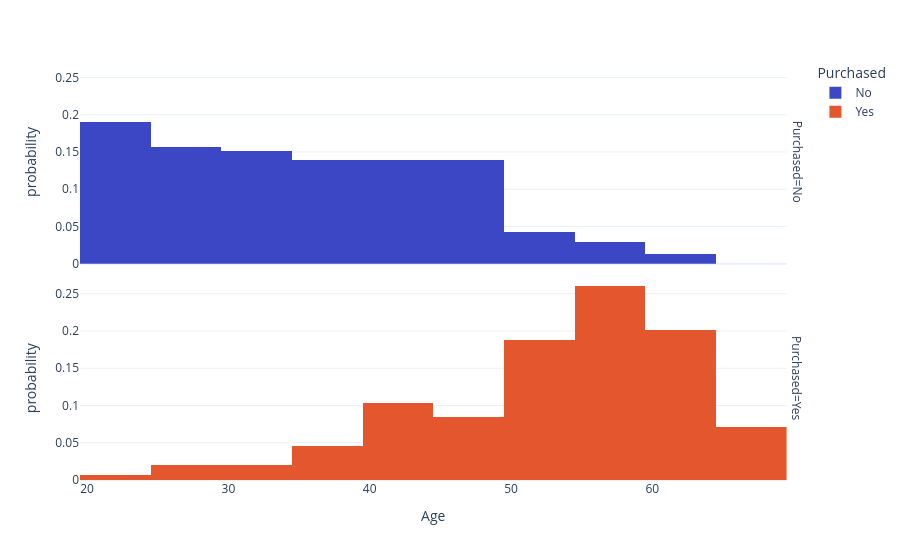
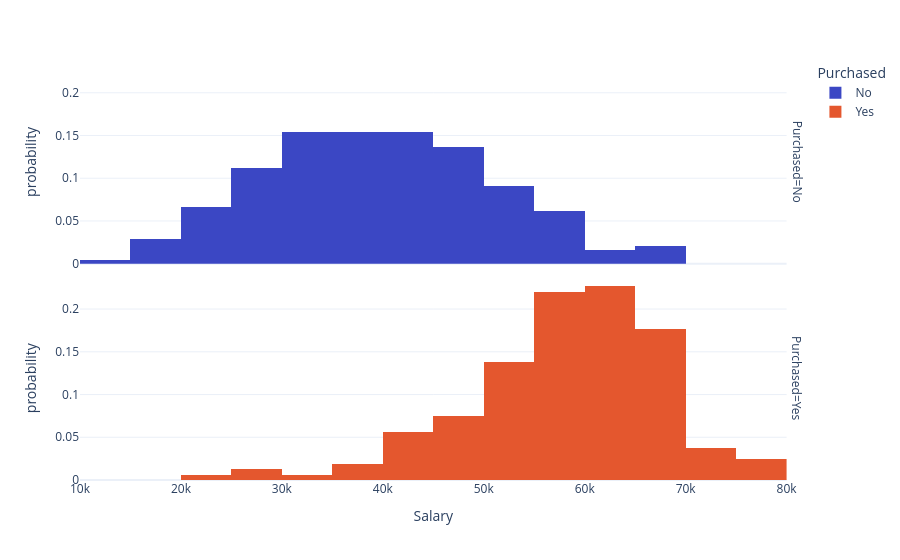

Write notebook code for charts like these, in order.
### Markdown cell above
## EDA
The EDA done in the previous lessons is still valid. As we now want to predict _Purchased_ from the other variables, it is also interesting to display the distribution of the explanatory variables for each value of _Purchased_:

### Code cell
# Univariate analysis
# Distribution of each numeric variable
num_features = ['Age', 'Salary']
for f in num_features:
    fig = px.histogram(dataset, f, color = 'Purchased', facet_row = 'Purchased', histnorm = 'probability')
    fig.show()

### Figure 1 — Plotly figure (JSON) as saved in the notebook; plotly's stock layout.template omitted (floating-point values rounded to 4 significant figures; data arrays with more than 128 entries replaced by an {"elided": "..."} marker saying what was removed)
{"data": [{"bingroup": "x", "histnorm": "probability", "hovertemplate": "Purchased=No<br>Age=%{x}<br>probability=%{y}<extra></extra>", "legendgroup": "No", "marker": {"color": "#3B47C4", "pattern": {"shape": ""}}, "name": "No", "orientation": "v", "showlegend": true, "type": "histogram", "x": {"elided": "241 float values"}, "xaxis": "x2", "yaxis": "y2"}, {"bingroup": "x", "histnorm": "probability", "hovertemplate": "Purchased=Yes<br>Age=%{x}<br>probability=%{y}<extra></extra>", "legendgroup": "Yes", "marker": {"color": "#E4572E", "pattern": {"shape": ""}}, "name": "Yes", "orientation": "v", "showlegend": true, "type": "histogram", "x": {"elided": "159 float values"}, "xaxis": "x", "yaxis": "y"}], "layout": {"annotations": [{"font": {}, "showarrow": false, "text": "Purchased=Yes", "textangle": 90, "x": 0.98, "xanchor": "left", "xref": "paper", "y": 0.2425, "yanchor": "middle", "yref": "paper"}, {"font": {}, "showarrow": false, "text": "Purchased=No", "textangle": 90, "x": 0.98, "xanchor": "left", "xref": "paper", "y": 0.7575, "yanchor": "middle", "yref": "paper"}], "barmode": "relative", "legend": {"title": {"text": "Purchased"}, "tracegroupgap": 0}, "margin": {"t": 60}, "xaxis": {"anchor": "y", "domain": [0.0, 0.98], "title": {"text": "Age"}}, "xaxis2": {"anchor": "y2", "domain": [0.0, 0.98], "matches": "x", "showticklabels": false}, "yaxis": {"anchor": "x", "domain": [0.0, 0.485], "title": {"text": "probability"}}, "yaxis2": {"anchor": "x2", "domain": [0.515, 1.0], "matches": "y", "title": {"text": "probability"}}}}

### Figure 2 — Plotly figure (JSON) as saved in the notebook; plotly's stock layout.template omitted (floating-point values rounded to 4 significant figures; data arrays with more than 128 entries replaced by an {"elided": "..."} marker saying what was removed)
{"data": [{"bingroup": "x", "histnorm": "probability", "hovertemplate": "Purchased=No<br>Salary=%{x}<br>probability=%{y}<extra></extra>", "legendgroup": "No", "marker": {"color": "#3B47C4", "pattern": {"shape": ""}}, "name": "No", "orientation": "v", "showlegend": true, "type": "histogram", "x": {"elided": "241 float values"}, "xaxis": "x2", "yaxis": "y2"}, {"bingroup": "x", "histnorm": "probability", "hovertemplate": "Purchased=Yes<br>Salary=%{x}<br>probability=%{y}<extra></extra>", "legendgroup": "Yes", "marker": {"color": "#E4572E", "pattern": {"shape": ""}}, "name": "Yes", "orientation": "v", "showlegend": true, "type": "histogram", "x": {"elided": "159 float values"}, "xaxis": "x", "yaxis": "y"}], "layout": {"annotations": [{"font": {}, "showarrow": false, "text": "Purchased=Yes", "textangle": 90, "x": 0.98, "xanchor": "left", "xref": "paper", "y": 0.2425, "yanchor": "middle", "yref": "paper"}, {"font": {}, "showarrow": false, "text": "Purchased=No", "textangle": 90, "x": 0.98, "xanchor": "left", "xref": "paper", "y": 0.7575, "yanchor": "middle", "yref": "paper"}], "barmode": "relative", "legend": {"title": {"text": "Purchased"}, "tracegroupgap": 0}, "margin": {"t": 60}, "xaxis": {"anchor": "y", "domain": [0.0, 0.98], "title": {"text": "Salary"}}, "xaxis2": {"anchor": "y2", "domain": [0.0, 0.98], "matches": "x", "showticklabels": false}, "yaxis": {"anchor": "x", "domain": [0.0, 0.485], "title": {"text": "probability"}}, "yaxis2": {"anchor": "x2", "domain": [0.515, 1.0], "matches": "y", "title": {"text": "probability"}}}}
